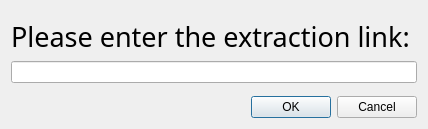
<?xml version="1.0" encoding="UTF-8"?>
<ui version="4.0">
 <class>Dialog</class>
 <widget class="QDialog" name="Dialog">
  <property name="geometry">
   <rect>
    <x>0</x>
    <y>0</y>
    <width>310</width>
    <height>129</height>
   </rect>
  </property>
  <property name="windowTitle">
   <string>Dialog</string>
  </property>
  <layout class="QGridLayout" name="gridLayout">
   <item row="1" column="2">
    <spacer name="horizontalSpacer_2">
     <property name="orientation">
      <enum>Qt::Orientation::Horizontal</enum>
     </property>
     <property name="sizeHint" stdset="0">
      <size>
       <width>40</width>
       <height>20</height>
      </size>
     </property>
    </spacer>
   </item>
   <item row="3" column="1">
    <widget class="QDialogButtonBox" name="buttonBox">
     <property name="orientation">
      <enum>Qt::Orientation::Horizontal</enum>
     </property>
     <property name="standardButtons">
      <set>QDialogButtonBox::StandardButton::Cancel|QDialogButtonBox::StandardButton::Ok</set>
     </property>
    </widget>
   </item>
   <item row="0" column="1">
    <spacer name="verticalSpacer_3">
     <property name="orientation">
      <enum>Qt::Orientation::Vertical</enum>
     </property>
     <property name="sizeHint" stdset="0">
      <size>
       <width>20</width>
       <height>40</height>
      </size>
     </property>
    </spacer>
   </item>
   <item row="1" column="0">
    <spacer name="horizontalSpacer">
     <property name="orientation">
      <enum>Qt::Orientation::Horizontal</enum>
     </property>
     <property name="sizeHint" stdset="0">
      <size>
       <width>40</width>
       <height>20</height>
      </size>
     </property>
    </spacer>
   </item>
   <item row="1" column="1">
    <layout class="QVBoxLayout" name="verticalLayout">
     <item>
      <widget class="QLabel" name="label">
       <property name="baseSize">
        <size>
         <width>0</width>
         <height>0</height>
        </size>
       </property>
       <property name="font">
        <font>
         <family>Segoe UI Variable Display Light</family>
         <pointsize>20</pointsize>
        </font>
       </property>
       <property name="text">
        <string>Please enter the extraction link: </string>
       </property>
      </widget>
     </item>
     <item>
      <widget class="QLineEdit" name="lineEdit"/>
     </item>
    </layout>
   </item>
   <item row="2" column="1">
    <spacer name="verticalSpacer_2">
     <property name="orientation">
      <enum>Qt::Orientation::Vertical</enum>
     </property>
     <property name="sizeHint" stdset="0">
      <size>
       <width>20</width>
       <height>40</height>
      </size>
     </property>
    </spacer>
   </item>
  </layout>
 </widget>
 <resources/>
 <connections>
  <connection>
   <sender>buttonBox</sender>
   <signal>accepted()</signal>
   <receiver>Dialog</receiver>
   <slot>accept()</slot>
   <hints>
    <hint type="sourcelabel">
     <x>248</x>
     <y>254</y>
    </hint>
    <hint type="destinationlabel">
     <x>157</x>
     <y>274</y>
    </hint>
   </hints>
  </connection>
  <connection>
   <sender>buttonBox</sender>
   <signal>rejected()</signal>
   <receiver>Dialog</receiver>
   <slot>reject()</slot>
   <hints>
    <hint type="sourcelabel">
     <x>316</x>
     <y>260</y>
    </hint>
    <hint type="destinationlabel">
     <x>286</x>
     <y>274</y>
    </hint>
   </hints>
  </connection>
 </connections>
</ui>
